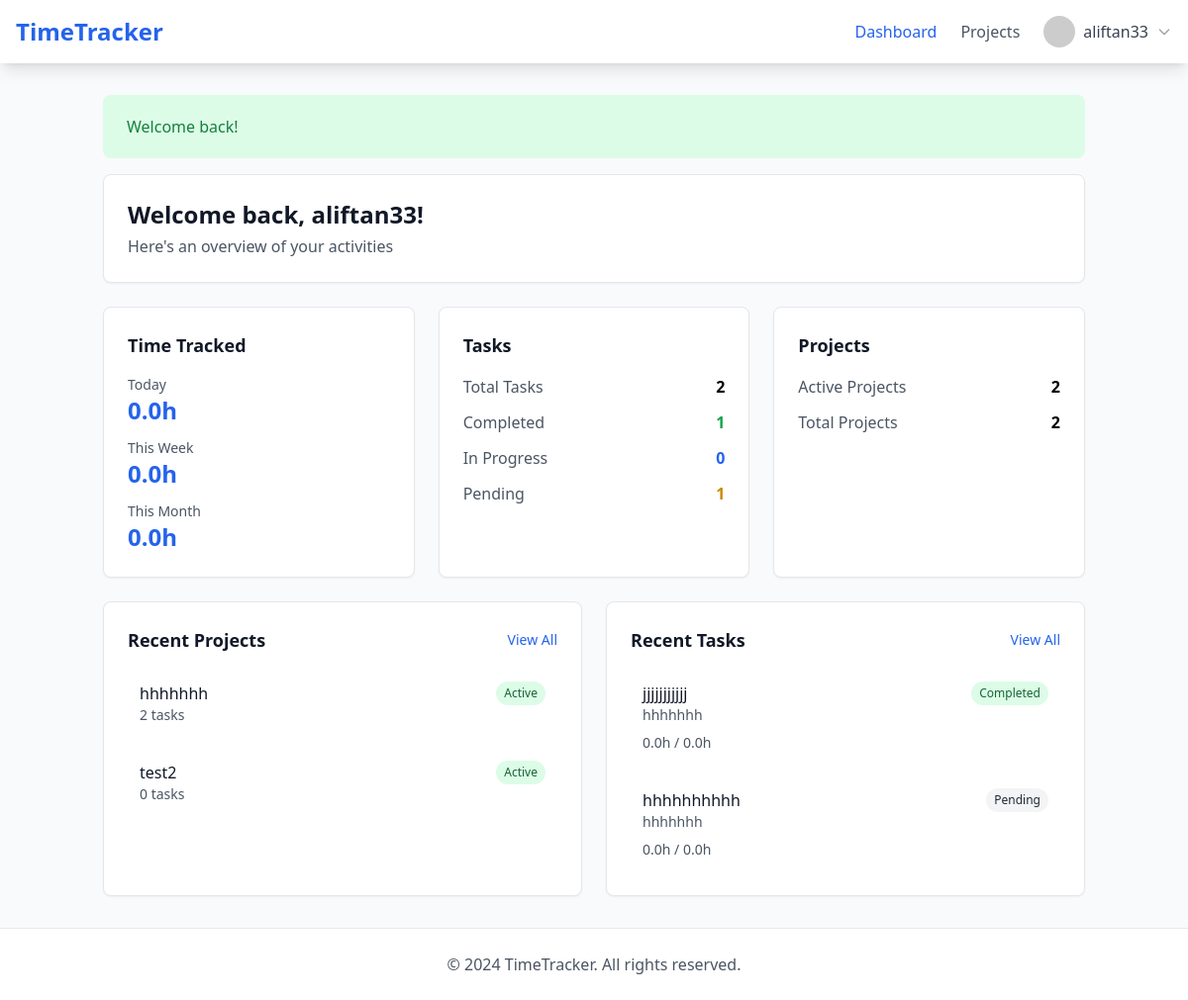
The app's page /dashboard (signed in) with its own data.
### tables this page shows
CREATE TABLE users (
    id INTEGER PRIMARY KEY AUTOINCREMENT,
    username TEXT NOT NULL UNIQUE,
    email TEXT NOT NULL UNIQUE,
    password TEXT NOT NULL,
    created_at DATETIME DEFAULT CURRENT_TIMESTAMP
);

CREATE TABLE projects (
    id INTEGER PRIMARY KEY AUTOINCREMENT,
    user_id INTEGER,
    name TEXT NOT NULL,
    description TEXT,
    is_active INTEGER DEFAULT 1,
    created_at DATETIME DEFAULT CURRENT_TIMESTAMP,
    FOREIGN KEY (user_id) REFERENCES users(id)
);

CREATE TABLE tasks (
    id INTEGER PRIMARY KEY AUTOINCREMENT,
    project_id INTEGER,
    name TEXT NOT NULL,
    description TEXT,
    estimated_time REAL,
    status TEXT DEFAULT 'pending',
    created_at DATETIME DEFAULT CURRENT_TIMESTAMP,
    FOREIGN KEY (project_id) REFERENCES projects(id)
);

### views/dashboard/index.php (the view, shortened to what the rows shown need)
<?php
$recent_projects = $recent_projects ?? [];
$recent_tasks = $recent_tasks ?? [];
?>
<div class="space-y-6">
    <div class="bg-white rounded-lg shadow-sm border p-6">
        <h1 class="text-2xl font-bold text-gray-900">
            Welcome back, <?php echo htmlspecialchars(Auth::user()['username']); ?>!
        </h1>
        <p class="text-gray-600 mt-1">
            Here's an overview of your activities
        </p>
    </div>
    <div class="grid grid-cols-1 md:grid-cols-2 gap-6">
        <div class="bg-white rounded-lg shadow-sm border p-6">
            <?php if (!empty($recent_projects)): ?>
                <div class="space-y-3">
                    <?php foreach ($recent_projects as $project): ?>
                        <a href="/timetracker-php/projects/<?php echo $project['id']; ?>/tasks"
                            class="block p-3 rounded-lg hover:bg-gray-50">
                            <div class="flex justify-between items-start">
                                <div>
                                    <div class="font-medium text-gray-900">
                                        <?php echo htmlspecialchars($project['name']); ?>
                                    </div>
                                    <div class="text-sm text-gray-600">
                                        <?php echo $project['task_count']; ?> tasks
                                    </div>
                                </div>
                                <span class="px-2 py-1 text-xs rounded-full <?php echo $project['is_active'] ? 'bg-green-100 text-green-800' : 'bg-gray-100 text-gray-800'; ?>">
                                    <?php echo $project['is_active'] ? 'Active' : 'Inactive'; ?>
                                </span>
                            </div>
                        </a>
                    <?php endforeach; ?>
                </div>
            <?php else: ?>
                <p class="text-gray-600 text-center py-4">No projects yet</p>
            <?php endif; ?>
        </div>
        <div class="bg-white rounded-lg shadow-sm border p-6">
            <?php if (!empty($recent_tasks)): ?>
                <div class="space-y-3">
                    <?php foreach ($recent_tasks as $task): ?>
                        <div class="p-3 rounded-lg hover:bg-gray-50">
                            <div class="flex justify-between items-start">
                                <div>
                                    <div class="font-medium text-gray-900">
                                        <?php echo htmlspecialchars($task['name']); ?>
                                    </div>
                                    <div class="text-sm text-gray-600">
                                        <?php echo htmlspecialchars($task['project_name']); ?>
                                    </div>
                                </div>
                                <span class="px-2 py-1 text-xs rounded-full
                                    <?php echo match ($task['status']) {
                                        'completed' => 'bg-green-100 text-green-800',
                                        'in_progress' => 'bg-blue-100 text-blue-800',
                                        default => 'bg-gray-100 text-gray-800'
                                    }; ?>">
                                    <?php echo ucfirst(str_replace('_', ' ', $task['status'])); ?>
                                </span>
                            </div>
                            <div class="mt-2 text-sm text-gray-600">
                                <?php echo number_format($task['tracked_hours'], 1); ?>h /
                                <?php echo number_format($task['estimated_hours'], 1); ?>h
                            </div>
                        </div>
                    <?php endforeach; ?>
                </div>
            <?php else: ?>
                <p class="text-gray-600 text-center py-4">No tasks yet</p>
            <?php endif; ?>
        </div>
    </div>
</div>

### views/components/header.php (shortened to what the rows shown need)
<nav class="bg-white shadow-lg">
    <div class="mx-auto px-4">
        <div class="flex justify-between items-center h-16">
            <div class="flex items-center space-x-6">
                <?php if (Auth::check()): ?>
                    <a href="/timetracker-php/dashboard"
                        class="<?php echo NavigationHelper::isActive('/dashboard'); ?> hover:text-blue-600 transition-colors relative group">
                        Dashboard
                    </a>
                    <a href="/timetracker-php/projects"
                        class="<?php echo NavigationHelper::isActive('/projects'); ?> hover:text-blue-600 transition-colors relative group">
                        Projects
                    </a>
                    <div class="relative" x-data="{ open: false }">
                        <button @click="open = !open"
                            @click.away="open = false"
                            class="flex items-center space-x-2 focus:outline-none">
                            <img src="<?php echo htmlspecialchars(Auth::user()['avatar'] ?? 'https://ui-avatars.com/api/?name=' . urlencode(Auth::user()['username'])); ?>"
                                alt="Profile"
                                class="w-8 h-8 rounded-full">
                            <span class="text-gray-700"><?php echo htmlspecialchars(Auth::user()['username']); ?></span>
                            <svg class="w-4 h-4 text-gray-400 transition-transform duration-200"
                                :class="{'rotate-180': open}"
                                fill="none"
                                stroke="currentColor"
                                viewBox="0 0 24 24">
                                <path stroke-linecap="round" stroke-linejoin="round" stroke-width="2" d="M19 9l-7 7-7-7"></path>
                            </svg>
                        </button>
                    </div>
                <?php endif; ?>
            </div>
        </div>
    </div>
</nav>

### records on screen
users: username "aliftan33"
projects: name "hhhhhhh", task_count "2", is_active "Active"
projects: name "test2", task_count "0", is_active "Active"
tasks: name "jjjjjjjjjjj", project_name "hhhhhhh", status "Completed", tracked_hours "0.0", estimated_hours "0.0"
tasks: name "hhhhhhhhhh", project_name "hhhhhhh", status "Pending", tracked_hours "0.0", estimated_hours "0.0"

### other values on screen
$success "Welcome back!"
$time_stats['today']['total_hours'] "0.0"
$time_stats['week']['total_hours'] "0.0"
$time_stats['month']['total_hours'] "0.0"
$task_stats['total_tasks'] "2"
$task_stats['completed_tasks'] "1"
$task_stats['in_progress_tasks'] "0"
$task_stats['pending_tasks'] "1"
$project_stats['active_projects'] "2"
$project_stats['total_projects'] "2"
